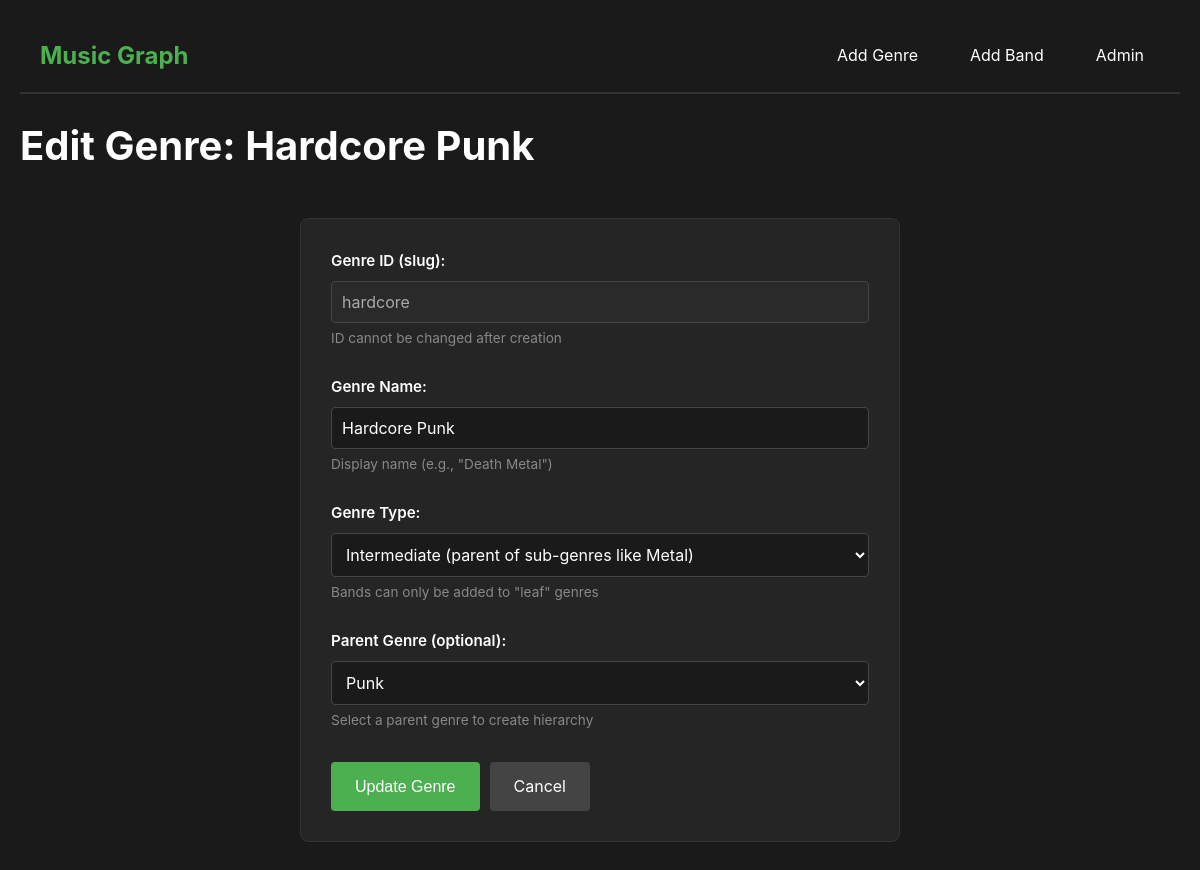
The app's page /edit-genre/hardcore, older data.
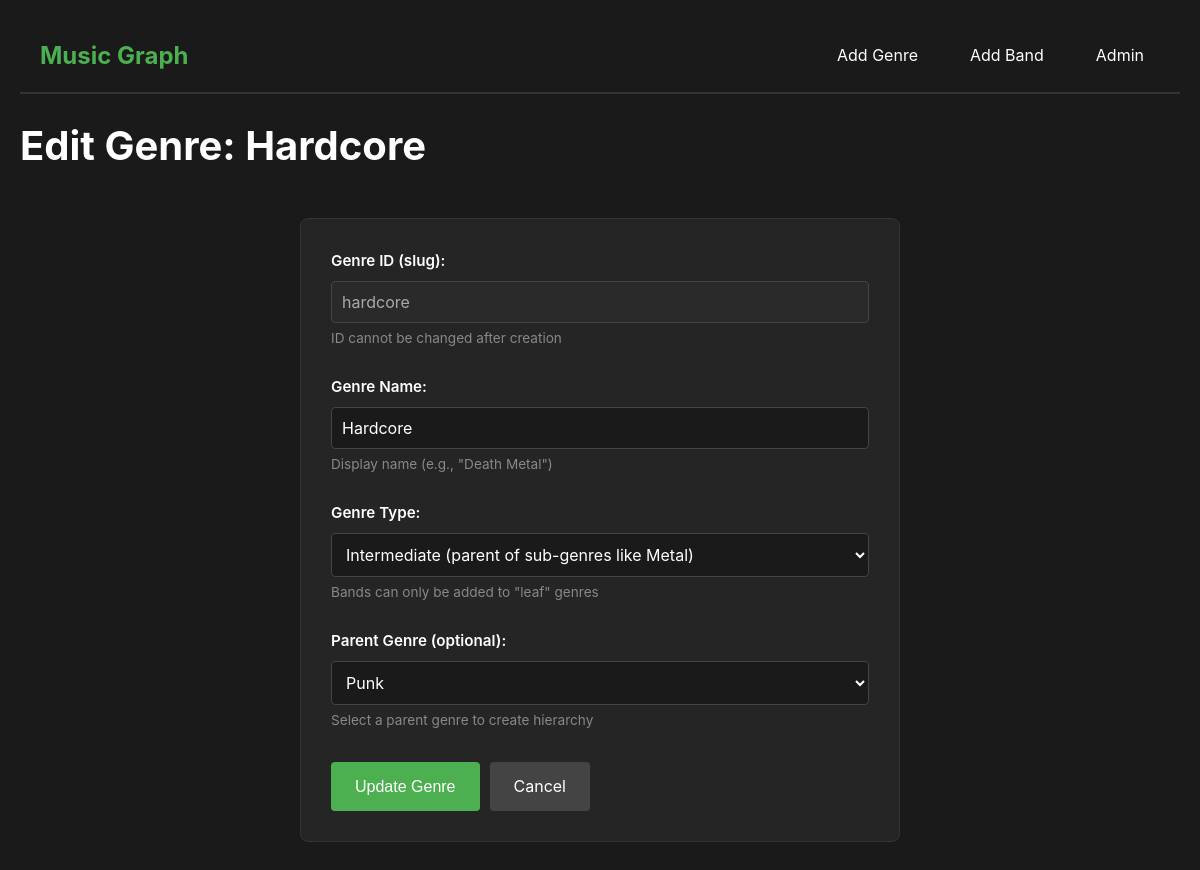
The same page, newer data.
### models.py (models this page shows, shortened)
class Genre(db.Model):
    __tablename__ = 'genres'
    id = db.Column(db.String(50), primary_key=True)  # e.g., 'death-metal'
    name = db.Column(db.String(100), nullable=False)  # e.g., 'Death Metal'
    parent_id = db.Column(db.String(50), db.ForeignKey('genres.id'), nullable=True)
    type = db.Column(db.String(20), nullable=False)  # 'root', 'intermediate', 'leaf'
    parent = db.relationship('Genre', remote_side=[id], backref='children')
    bands = db.relationship('Band', back_populates='primary_genre')

### app.py (the view, shortened to what this page needs)
@app.route('/edit-genre/<genre_id>', methods=['GET', 'POST'])
def edit_genre(genre_id):
    genre = Genre.query.get_or_404(genre_id)
    genres = Genre.query.filter(Genre.id != genre_id).all()  # Exclude current genre
    return render_template('edit_genre.html', genre=genre, genres=genres)

### templates/edit_genre.html (shortened to what this page needs)
<!DOCTYPE html>
<html lang="en">
<head>
    <link rel="stylesheet" href="{{ url_for('static', filename='style.css') }}">
</head>
<body>
    <nav class="navbar">
        <div class="nav-container">
            <a href="{{ url_for('index') }}" class="nav-brand">Music Graph</a>
<div class="nav-links">
    <a href="{{ url_for('add_genre') }}" class="nav-link">Add Genre</a>
    <a href="{{ url_for('add_band') }}" class="nav-link">Add Band</a>
    <a href="{{ url_for('admin') }}" class="nav-link">Admin</a>
</div>
        </div>
    </nav>
    <div class="container">
        <h1>Edit Genre: {{ genre.name }}</h1>
        <form method="POST" class="form">
            <div class="form-group">
                <label for="id">Genre ID (slug):</label>
                <input type="text" id="id" name="id" value="{{ genre.id }}" readonly disabled>
                <small>ID cannot be changed after creation</small>
            </div>
            <div class="form-group">
                <label for="name">Genre Name:</label>
                <input type="text" id="name" name="name"
                       value="{{ form_data.name if form_data else genre.name }}" required>
                <small>Display name (e.g., "Death Metal")</small>
            </div>
            <div class="form-group">
                <label for="type">Genre Type:</label>
                <select id="type" name="type" required>
                    <option value="intermediate" {% if (form_data.type if form_data else genre.type) == 'intermediate' %}selected{% endif %}>
                        Intermediate (parent of sub-genres like Metal)
                    </option>
                </select>
                <small>Bands can only be added to "leaf" genres</small>
            </div>
            <div class="form-group">
                <label for="parent_id">Parent Genre (optional):</label>
                <select id="parent_id" name="parent_id">
                    {% for g in genres %}
                    <option value="{{ g.id }}"
                            {% if (form_data.parent_id if form_data else genre.parent_id) == g.id %}selected{% endif %}>
                        {{ g.name }}
                    </option>
                    {% endfor %}
                </select>
                <small>Select a parent genre to create hierarchy</small>
            </div>
            <div class="form-actions">
                <button type="submit" class="btn-primary">Update Genre</button>
                <a href="{{ url_for('index') }}" class="btn-secondary">Cancel</a>
            </div>
        </form>
    </div>
</body>
</html>

Row changes from the older to the newer data that the page shows:
changed Genre "hardcore": name "Hardcore Punk" → "Hardcore"
